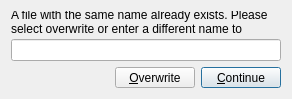
<ui version="4.0" >
 <class>qikeaConflict</class>
 <widget class="QDialog" name="qikeaConflict" >
  <property name="geometry" >
   <rect>
    <x>0</x>
    <y>0</y>
    <width>292</width>
    <height>99</height>
   </rect>
  </property>
  <property name="windowTitle" >
   <string>Naming Conflict Detected</string>
  </property>
  <property name="windowIcon" >
   <iconset>
    <normaloff>:/png/ikea.png</normaloff>:/png/ikea.png</iconset>
  </property>
  <layout class="QVBoxLayout" >
   <item>
    <widget class="QLabel" name="textConflictMessage" >
     <property name="text" >
      <string>A file with the same name already exists. Please select overwrite or enter a different name to continue.</string>
     </property>
     <property name="alignment" >
      <set>Qt::AlignVCenter</set>
     </property>
     <property name="wordWrap" >
      <bool>true</bool>
     </property>
    </widget>
   </item>
   <item>
    <widget class="QLineEdit" name="lineConflictName" />
   </item>
   <item>
    <layout class="QHBoxLayout" >
     <item>
      <spacer>
       <property name="orientation" >
        <enum>Qt::Horizontal</enum>
       </property>
       <property name="sizeHint" stdset="0" >
        <size>
         <width>40</width>
         <height>20</height>
        </size>
       </property>
      </spacer>
     </item>
     <item>
      <widget class="QPushButton" name="buttonOverwrite" >
       <property name="text" >
        <string>&amp;Overwrite</string>
       </property>
       <property name="shortcut" >
        <string>Alt+O</string>
       </property>
       <property name="autoDefault" >
        <bool>false</bool>
       </property>
       <property name="default" >
        <bool>false</bool>
       </property>
      </widget>
     </item>
     <item>
      <widget class="QPushButton" name="buttonContinue" >
       <property name="text" >
        <string>&amp;Continue</string>
       </property>
       <property name="shortcut" >
        <string>Alt+C</string>
       </property>
       <property name="autoDefault" >
        <bool>true</bool>
       </property>
       <property name="default" >
        <bool>true</bool>
       </property>
      </widget>
     </item>
    </layout>
   </item>
  </layout>
 </widget>
 <resources>
  <include location="ikea.qrc" />
 </resources>
 <connections/>
</ui>
